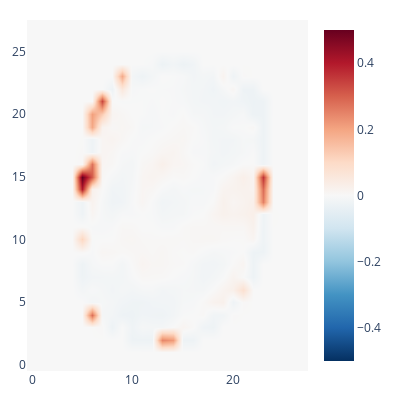

Source (notebook cell):
### Code cell
explainer.plot_performance(
    X_test=x_test,
    y_test=y_test,
    y_pred=y_pred,
    metric=metrics.log_loss
)

### Figure 1 — Plotly figure (JSON) as saved in the notebook; plotly's stock layout.template omitted (floating-point values rounded to 4 significant figures; data arrays with more than 128 entries replaced by an {"elided": "..."} marker saying what was removed)
{"data": [{"colorscale": [[0, "rgb(103,0,31)"], [0.1, "rgb(178,24,43)"], [0.2, "rgb(214,96,77)"], [0.3, "rgb(244,165,130)"], [0.4, "rgb(253,219,199)"], [0.5, "rgb(247,247,247)"], [0.6, "rgb(209,229,240)"], [0.7, "rgb(146,197,222)"], [0.8, "rgb(67,147,195)"], [0.9, "rgb(33,102,172)"], [1, "rgb(5,48,97)"]], "hoverinfo": "x+y+z", "reversescale": true, "showscale": true, "type": "heatmap", "x": [0, 1, 2, 3, 4, 5, 6, 7, 8, 9, 10, 11, 12, 13, 14, 15, 16, 17, 18, 19, 20, 21, 22, 23, 24, 25, 26, 27], "y": [0, 1, 2, 3, 4, 5, 6, 7, 8, 9, 10, 11, 12, 13, 14, 15, 16, 17, 18, 19, 20, 21, 22, 23, 24, 25, 26, 27], "z": {"elided": "28x28 float values"}, "zmax": 0.5002, "zmin": -0.5002, "zsmooth": "best"}], "layout": {"autosize": false, "height": 400, "margin": {"b": 20, "l": 20, "t": 20}, "plot_bgcolor": "white", "width": 400}}
